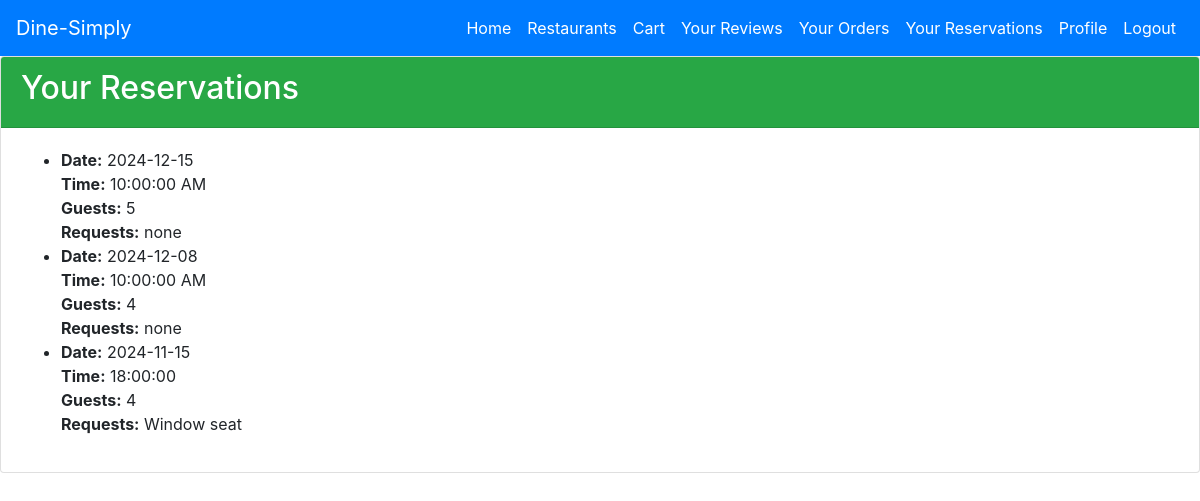
/reservations_all (signed in), run on the app's committed database.
### tables this page shows
CREATE TABLE Reservation (
    ReservationID INTEGER PRIMARY KEY AUTOINCREMENT,
    UserID INT,
    RestaurantID INT,
    ReservationDate DATE,
    ReservationTime TIME,
    ReservationEndTime TIME,
    NumberOfGuests INT,
    SpecialRequests VARCHAR(255),
    FOREIGN KEY (UserID) REFERENCES User(UserID),
    FOREIGN KEY (RestaurantID) REFERENCES Restaurant(RestaurantID)
);

### app.py (the view)
@app.route('/reservations_all')
@login_required
def reservations_all():
    conn = get_db_connection()
    reservations = conn.execute('''
        SELECT Reservation.*, Restaurant.Name as RestaurantName
        FROM Reservation
        JOIN Restaurant ON Reservation.RestaurantID = Restaurant.RestaurantID
        WHERE UserID = ?
        ORDER BY ReservationDate DESC, ReservationTime DESC
    ''', (current_user.id,)).fetchall()
    conn.close()
    return render_template('reservations_overall.html', reservations=reservations)

### app.py (called while the page is built)
def get_db_connection():
    conn = sqlite3.connect(db_path)
    conn.row_factory = sqlite3.Row
    return conn

@login_manager.user_loader
def load_user(user_id):
    return User.get(user_id)

def format_time(value):
    try:
        dt = datetime.strptime(value, '%H:%M')
        return dt.strftime('%I:%M:%S %p')
    except ValueError:
        return value  # Return the original value if parsing fails

    @staticmethod
    def get(user_id):
        conn = get_db_connection()
        user = conn.execute('SELECT * FROM User WHERE UserID = ?', (user_id,)).fetchone()
        conn.close()
        if user:
            return User(*user)
        return None

### templates/reservations_overall.html (shortened to what this page needs)
<!DOCTYPE html>
<html lang="en">
<head>
    <link rel="stylesheet" href="https://stackpath.bootstrapcdn.com/bootstrap/4.5.0/css/bootstrap.min.css">
</head>
<body>
    {% include 'navbar_customer.html' %}
    <div class="card">
        <div class="card-header bg-success text-white">
            <h2>Your Reservations</h2>
        </div>
        <div class="card-body">
            <ul>
                {% for res in reservations %}
                <li>
                    <strong>Date:</strong> {{ res['ReservationDate'] }}<br>
                    <strong>Time:</strong> {{ res['ReservationTime']|format_time }}<br>
                    <strong>Guests:</strong> {{ res['NumberOfGuests'] }}<br>
                    <strong>Requests:</strong> {{ res['SpecialRequests'] or 'None' }}
                </li>
                {% else %}
                <li>No reservations found.</li>
                {% endfor %}
            </ul>
        </div>
    </div>
</body>
</html>

### data on the page
Reservation: ReservationDate "2024-12-15", ReservationTime "10:00:00 AM", NumberOfGuests "5", SpecialRequests "none"
Reservation: ReservationDate "2024-12-08", ReservationTime "10:00:00 AM", NumberOfGuests "4", SpecialRequests "none"
Reservation: ReservationDate "2024-11-15", ReservationTime "18:00:00", NumberOfGuests "4", SpecialRequests "Window seat"
